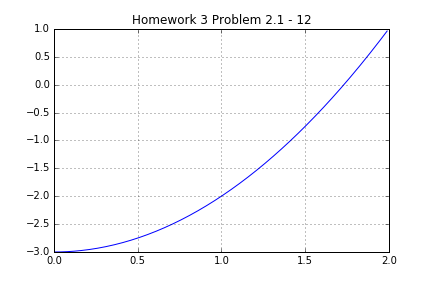

Recreate this plot in Python.
#!/usr/bin/env python3
# -*- coding: utf-8 -*-
"""
Created on Wed Oct 12 15:32:05 2016

@author: Nathan A Cheadle
"""

import sys
sys.path.insert(0, '/Users/oracle/Python/Math104A/SolutionOneVariable/')

import OneVariableSolution as OVS
import matplotlib.pyplot as plt
import numpy as np

expression = "x**2-3"
error = 10e-4

p_out = OVS.bisection(0,2,expression,error)
print("Final Guess = " + str(p_out))

x = np.arange(0, 2, 0.01)
y = eval(expression)
plt.plot(x, y)

plt.title('Homework 3 Problem 2.1 - 12')
plt.grid(True)
plt.savefig("2_1_12.png")
plt.show()